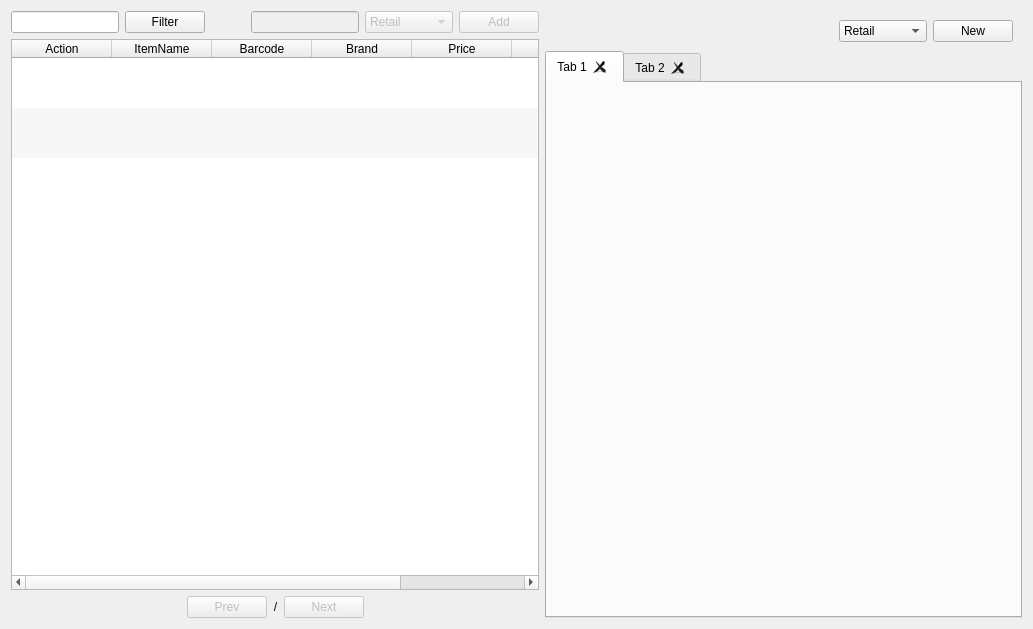
<?xml version="1.0" encoding="UTF-8"?>
<ui version="4.0">
 <class>FormManageSales</class>
 <widget class="QWidget" name="FormManageSales">
  <property name="geometry">
   <rect>
    <x>0</x>
    <y>0</y>
    <width>1033</width>
    <height>629</height>
   </rect>
  </property>
  <property name="windowTitle">
   <string>Manage sales</string>
  </property>
  <layout class="QHBoxLayout" name="horizontalLayout_6">
   <item>
    <layout class="QVBoxLayout" name="verticalLayout">
     <item>
      <layout class="QHBoxLayout" name="horizontalLayout_5">
       <item>
        <layout class="QHBoxLayout" name="horizontalLayout">
         <item>
          <widget class="QLineEdit" name="lineEditFilter"/>
         </item>
         <item>
          <widget class="QPushButton" name="pushButtonFilter">
           <property name="text">
            <string>Filter</string>
           </property>
          </widget>
         </item>
        </layout>
       </item>
       <item>
        <spacer name="horizontalSpacer_4">
         <property name="orientation">
          <enum>Qt::Horizontal</enum>
         </property>
         <property name="sizeHint" stdset="0">
          <size>
           <width>40</width>
           <height>20</height>
          </size>
         </property>
        </spacer>
       </item>
       <item>
        <layout class="QHBoxLayout" name="horizontalLayout_4">
         <item>
          <widget class="QLineEdit" name="lineEditBarcode">
           <property name="enabled">
            <bool>false</bool>
           </property>
          </widget>
         </item>
         <item>
          <widget class="QComboBox" name="comboBoxBarcodeFilter">
           <property name="enabled">
            <bool>false</bool>
           </property>
           <item>
            <property name="text">
             <string>Retail</string>
            </property>
           </item>
           <item>
            <property name="text">
             <string>Wholesale</string>
            </property>
           </item>
           <item>
            <property name="text">
             <string>Mixed</string>
            </property>
           </item>
          </widget>
         </item>
         <item>
          <widget class="QPushButton" name="pushButtonAdd">
           <property name="enabled">
            <bool>false</bool>
           </property>
           <property name="text">
            <string>Add</string>
           </property>
          </widget>
         </item>
        </layout>
       </item>
      </layout>
     </item>
     <item>
      <widget class="QTableWidget" name="tableWidgetData">
       <property name="editTriggers">
        <set>QAbstractItemView::NoEditTriggers</set>
       </property>
       <property name="alternatingRowColors">
        <bool>true</bool>
       </property>
       <property name="selectionBehavior">
        <enum>QAbstractItemView::SelectRows</enum>
       </property>
       <property name="verticalScrollMode">
        <enum>QAbstractItemView::ScrollPerPixel</enum>
       </property>
       <property name="horizontalScrollMode">
        <enum>QAbstractItemView::ScrollPerPixel</enum>
       </property>
       <property name="showGrid">
        <bool>false</bool>
       </property>
       <property name="gridStyle">
        <enum>Qt::SolidLine</enum>
       </property>
       <property name="sortingEnabled">
        <bool>false</bool>
       </property>
       <property name="wordWrap">
        <bool>false</bool>
       </property>
       <attribute name="horizontalHeaderCascadingSectionResizes">
        <bool>true</bool>
       </attribute>
       <attribute name="horizontalHeaderHighlightSections">
        <bool>false</bool>
       </attribute>
       <attribute name="horizontalHeaderStretchLastSection">
        <bool>false</bool>
       </attribute>
       <attribute name="verticalHeaderVisible">
        <bool>false</bool>
       </attribute>
       <attribute name="verticalHeaderDefaultSectionSize">
        <number>50</number>
       </attribute>
       <attribute name="verticalHeaderMinimumSectionSize">
        <number>30</number>
       </attribute>
       <row>
        <property name="text">
         <string>New Row</string>
        </property>
       </row>
       <row>
        <property name="text">
         <string>New Row</string>
        </property>
       </row>
       <row>
        <property name="text">
         <string>New Row</string>
        </property>
       </row>
       <column>
        <property name="text">
         <string>Action</string>
        </property>
       </column>
       <column>
        <property name="text">
         <string>ItemName</string>
        </property>
       </column>
       <column>
        <property name="text">
         <string>Barcode</string>
        </property>
       </column>
       <column>
        <property name="text">
         <string>Brand</string>
        </property>
       </column>
       <column>
        <property name="text">
         <string>Price</string>
        </property>
       </column>
       <column>
        <property name="text">
         <string>Available</string>
        </property>
       </column>
       <column>
        <property name="text">
         <string>PromoName</string>
        </property>
       </column>
      </widget>
     </item>
     <item>
      <layout class="QHBoxLayout" name="horizontalLayout_2">
       <item>
        <spacer name="horizontalSpacer">
         <property name="orientation">
          <enum>Qt::Horizontal</enum>
         </property>
         <property name="sizeHint" stdset="0">
          <size>
           <width>40</width>
           <height>20</height>
          </size>
         </property>
        </spacer>
       </item>
       <item>
        <widget class="QPushButton" name="pushButtonPrev">
         <property name="enabled">
          <bool>false</bool>
         </property>
         <property name="text">
          <string>Prev</string>
         </property>
        </widget>
       </item>
       <item>
        <widget class="QLabel" name="labelPageIndicator">
         <property name="text">
          <string>&lt;CurrentPage&gt;/&lt;TotalPage&gt;</string>
         </property>
         <property name="alignment">
          <set>Qt::AlignCenter</set>
         </property>
        </widget>
       </item>
       <item>
        <widget class="QPushButton" name="pushButtonNext">
         <property name="enabled">
          <bool>false</bool>
         </property>
         <property name="text">
          <string>Next</string>
         </property>
        </widget>
       </item>
       <item>
        <spacer name="horizontalSpacer_2">
         <property name="orientation">
          <enum>Qt::Horizontal</enum>
         </property>
         <property name="sizeHint" stdset="0">
          <size>
           <width>40</width>
           <height>20</height>
          </size>
         </property>
        </spacer>
       </item>
      </layout>
     </item>
    </layout>
   </item>
   <item>
    <widget class="QFrame" name="frameRegister">
     <property name="maximumSize">
      <size>
       <width>16777215</width>
       <height>16777215</height>
      </size>
     </property>
     <layout class="QVBoxLayout" name="verticalLayout_2">
      <property name="spacing">
       <number>0</number>
      </property>
      <property name="leftMargin">
       <number>0</number>
      </property>
      <property name="topMargin">
       <number>0</number>
      </property>
      <property name="rightMargin">
       <number>0</number>
      </property>
      <property name="bottomMargin">
       <number>0</number>
      </property>
      <item>
       <widget class="QWidget" name="widget" native="true">
        <layout class="QHBoxLayout" name="horizontalLayout_7">
         <item>
          <widget class="QLabel" name="labelOrderName">
           <property name="text">
            <string>&lt;OrderName&gt;</string>
           </property>
          </widget>
         </item>
         <item>
          <spacer name="horizontalSpacer_3">
           <property name="orientation">
            <enum>Qt::Horizontal</enum>
           </property>
           <property name="sizeHint" stdset="0">
            <size>
             <width>40</width>
             <height>20</height>
            </size>
           </property>
          </spacer>
         </item>
         <item>
          <widget class="QComboBox" name="comboBoxOrderType">
           <item>
            <property name="text">
             <string>Retail</string>
            </property>
           </item>
           <item>
            <property name="text">
             <string>Wholesale</string>
            </property>
           </item>
           <item>
            <property name="text">
             <string>Mixed</string>
            </property>
           </item>
          </widget>
         </item>
         <item>
          <widget class="QPushButton" name="pushButtonNew">
           <property name="text">
            <string>New</string>
           </property>
          </widget>
         </item>
        </layout>
       </widget>
      </item>
      <item>
       <widget class="QTabWidget" name="tabWidgetOrder">
        <property name="tabShape">
         <enum>QTabWidget::Rounded</enum>
        </property>
        <property name="currentIndex">
         <number>0</number>
        </property>
        <property name="documentMode">
         <bool>false</bool>
        </property>
        <property name="tabsClosable">
         <bool>true</bool>
        </property>
        <widget class="QWidget" name="tab">
         <attribute name="title">
          <string>Tab 1</string>
         </attribute>
        </widget>
        <widget class="QWidget" name="tab_2">
         <attribute name="title">
          <string>Tab 2</string>
         </attribute>
        </widget>
       </widget>
      </item>
     </layout>
    </widget>
   </item>
  </layout>
 </widget>
 <resources/>
 <connections/>
</ui>
